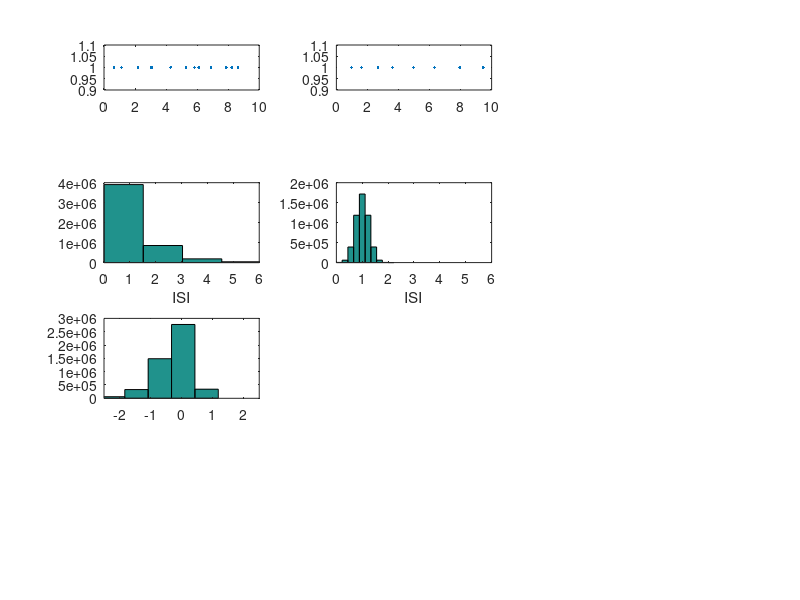

Source code (MATLAB): (Note: this script raises an error after producing the figure.)
savefolder = '/Users/dlevenstein/Project Repos/NeuronalHeterogeneity/Modeling/Figures';


rate = 1;
poissISIs = exprnd(rate,5000000,1);
gaussISIs = 0.25*randn(5000000,1)+rate;
gaussISIs(gaussISIs <= 0) = [];

CV2_poiss = 2.*abs(poissISIs(2:end)-poissISIs(1:end-1))./(poissISIs(2:end)+poissISIs(1:end-1));
CV2_gausss = 2.*abs(gaussISIs(2:end)-gaussISIs(1:end-1))./(gaussISIs(2:end)+gaussISIs(1:end-1));


gaussSpiketimes = cumsum(gaussISIs);
poissSpiketimes = cumsum(poissISIs);

%%
    CV2bins = linspace(0,2,100);
    %CV2hist{ee} = hist(CV2,CV2bins);
    
    ISIbins = linspace(-3.5,1.5,100);
    %ISIhist_ex{ee} = hist(log10(ISIs_ex{ee}),CV2bins);
    
    JointHist_poiss = hist3([log10(poissISIs(2:end)),CV2_poiss],{ISIbins,CV2bins});
	JointHist_gauss = hist3([log10(gaussISIs(2:end)),CV2_gausss],{ISIbins,CV2bins});
    
    
    ISIhist_poiss = hist(log10(poissISIs(2:end)),ISIbins);
    ISIhist_gauss = hist(log10(gaussISIs(2:end)),ISIbins);
%%
figure

subplot(6,3,1)
plot(poissSpiketimes,ones(size(poissSpiketimes)),'.')
xlim([0 10])

subplot(6,3,2)
plot(gaussSpiketimes,ones(size(gaussSpiketimes)),'.')
xlim([0 10])


subplot(4,3,4)
hist((poissISIs))
%LogScale('x',10)
xlim([0 6])
xlabel('ISI')

subplot(4,3,5)
hist((gaussISIs))
xlim([0 6])
%LogScale('x',10)
xlabel('ISI')

subplot(4,3,7)
hist(log10(poissISIs))
xlim([-2.5 2.5])
LogScale('x',10)
xlabel('ISI')

subplot(4,3,8)
hist(log10(gaussISIs))
xlim([-2.5 2.5])
LogScale('x',10)
xlabel('ISI')


subplot(4,3,10)
hist(CV2_poiss)
xlabel('CV2')

subplot(4,3,11)
hist(CV2_gausss)
xlabel('CV2')

subplot(4,3,6)
    imagesc(ISIbins,CV2bins,JointHist_poiss')
    axis xy
    hold on
    plot(ISIbins,bz_NormToRange(ISIhist_poiss,0.5),'w','linewidth',1)
    %axis tight
    %xlim([-3 1.5]);ylim([0 2])
    box off
    LogScale('x',10,'exp',true,'nohalf',true)
    xlabel('ISI');ylabel('CV2')
    

subplot(4,3,12)
    imagesc(ISIbins,CV2bins,JointHist_gauss')
    axis xy
    hold on
    plot(ISIbins,bz_NormToRange(ISIhist_gauss,0.5),'w','linewidth',1)
    %axis tight
    %xlim([-3 1.5]);ylim([0 2])
    box off
    LogScale('x',10,'exp',true,'nohalf',true)
    xlabel('ISI');ylabel('CV2')

NiceSave('ISICV2',savefolder,'poisspop')
